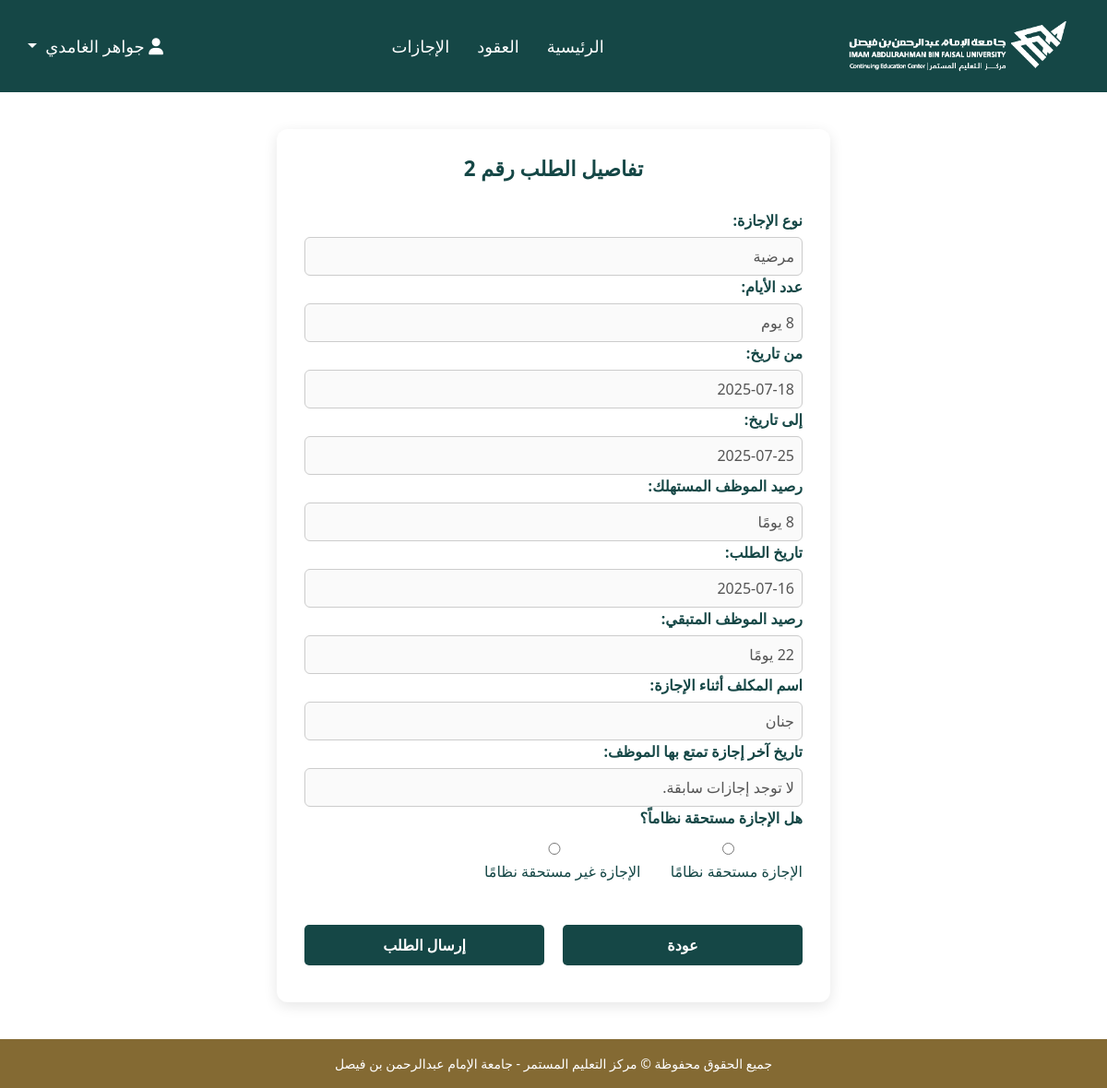
Page /finance-form.php?vac_id=2 (signed in) on the committed database.
### tables this page shows
CREATE TABLE `vacation` (
  `vac_id` int(9) NOT NULL,
  `emp_id` int(9) NOT NULL,
  `type` varchar(20) NOT NULL,
  `days` int(11) NOT NULL,
  `start_date` date NOT NULL,
  `end_date` date NOT NULL,
  `application_date` date NOT NULL,
  `assigned_emp` varchar(30) NOT NULL,
  `fin_approval` char(10) NOT NULL,
  `man_approval` varchar(10) NOT NULL
);

CREATE TABLE `employee` (
  `emp_id` int(9) NOT NULL,
  `name` varchar(30) NOT NULL,
  `password` varchar(30) NOT NULL,
  `role` varchar(25) NOT NULL,
  `signature` longblob NOT NULL,
  `last_vac` date NOT NULL,
  `used_days` int(2) NOT NULL DEFAULT 0,
  `remaining_days` int(2) NOT NULL DEFAULT 30,
  `email` varchar(50) NOT NULL,
  `address` text NOT NULL,
  `phone` varchar(25) NOT NULL
);

### finance-form.php (the view, shortened to what this page needs)
<?php
require_once("db_connect.php");
$vac_id = $_GET['vac_id'] ?? null;
$stmt = $conn->prepare("SELECT v.*, e.used_days, e.remaining_days, v.emp_id FROM vacation v JOIN employee e ON v.emp_id = e.emp_id WHERE v.vac_id = ?");
$stmt->bind_param("i", $vac_id);
$stmt->execute();
$result = $stmt->get_result();
$vac = $result->fetch_assoc();
$emp_id = $vac['emp_id'];
$stmt = $conn->prepare("
    SELECT start_date, end_date, days
    FROM vacation
    WHERE emp_id = ? AND man_approval = 'مقبول' AND vac_id != ?
    ORDER BY end_date DESC
    LIMIT 1
");
$stmt->bind_param("ii", $emp_id, $vac_id);
$stmt->execute();
$last_result = $stmt->get_result();
$last_vac = $last_result->fetch_assoc();
?>
<!DOCTYPE html>
<html lang="ar" dir="rtl">
<head>
  <link rel="stylesheet" href="style.css" />
</head>
<body>
<?php include 'header.php'; ?>
<main class="request-page">
  <h2 class="form-title">تفاصيل الطلب رقم <?= htmlspecialchars($vac['vac_id']) ?></h2>
  <form method="post" class="leave-form">
    <div class="form-group">
      <label>نوع الإجازة:</label>
      <input type="text" value="<?= htmlspecialchars($vac['type']) ?>" disabled>
    </div>
    <div class="form-group">
      <label>عدد الأيام:</label>
      <input type="text" value="<?= htmlspecialchars($vac['days']) ?> يوم" disabled>
    </div>
    <div class="form-group">
      <label>من تاريخ:</label>
      <input type="text" value="<?= htmlspecialchars($vac['start_date']) ?>" disabled>
    </div>
    <div class="form-group">
      <label>إلى تاريخ:</label>
      <input type="text" value="<?= htmlspecialchars($vac['end_date']) ?>" disabled>
      <label>رصيد الموظف المستهلك:</label>
      <input type="text" value="<?= htmlspecialchars($vac['used_days']) ?> يومًا" disabled>
    </div>
    <div class="form-group">
      <label>تاريخ الطلب:</label>
      <input type="text" value="<?= htmlspecialchars($vac['application_date']) ?>" disabled>
      <label>رصيد الموظف المتبقي:</label>
      <input type="text" value="<?= htmlspecialchars($vac['remaining_days']) ?> يومًا" disabled>
    </div>
    <div class="form-group">
      <label>اسم المكلف أثناء الإجازة:</label>
      <input type="text" value="<?= htmlspecialchars($vac['assigned_emp']) ?>" disabled>
      <label>تاريخ آخر إجازة تمتع بها الموظف:</label>
      <input type="text" value="<?php
        if ($last_vac) {
          echo "بتاريخ {$last_vac['start_date']} إلى {$last_vac['end_date']} ومدتها {$last_vac['days']} يومًا";
        } else {
          echo "لا توجد إجازات سابقة.";
        }
      ?>" disabled>
    </div>
    <div class="form-group">
      <label>هل الإجازة مستحقة نظاماً؟</label>
      <div class="radio-group">
        <label><input type="radio" name="approval" value="مقبول"> الإجازة مستحقة نظامًا</label>
        <label><input type="radio" name="approval" value="مرفوض"> الإجازة غير مستحقة نظامًا</label>
      </div>
    </div>
    <div class="form-buttons">
      <button type="button" class="buttons" onclick="location.href='empVacDet1.php?vac_id=<?= $vac['vac_id'] ?>'">عودة</button>
      <button type="submit" class="buttons">إرسال الطلب</button>
    </div>
  </form>
</main>
<?php include 'footer.php'; ?>
</body>
</html>

### style.css (style rules this page uses)
body { background-color: #f0f2f5; font-family: 'Tajawal', sans-serif; line-height: 1.6; }
a.buttons, button.buttons, .buttons { width: 50%; padding: 10px 20px; background-color: #154746; color: white; border: none; cursor: pointer; font-weight: bold; transition: background-color 0.3s ease; border-radius: 5px; margin-top: 20px; text-decoration: none !important; text-align: center; margin-bottom: 10px; }
.form-buttons { display: flex; justify-content: center; gap: 20px; margin-top: 20px; }
.detail-box, .form-box, .request-page { background-color: white; padding: 30px; margin: 40px auto; border-radius: 12px; box-shadow: 0 4px 15px rgba(0, 0, 0, 0.1); max-width: 600px; width: 100%; }
.form-title { text-align: center; margin-bottom: 30px; font-weight: bold; font-size: 1.4rem; color: #154746; }
.form-label, .form-group label { font-weight: 600; color: #154746; display: block; margin-bottom: 6px; }
.form-control, .form-group input { width: 100%; padding: 8px; font-size: 16px; border: 1px solid #ccc; border-radius: 6px; box-sizing: border-box; }
.radio-group { display: flex; gap: 15px; margin-top: 10px; }
.radio-group label { font-weight: normal; }

### rows in the picture
vacation: vac_id "2", type "مرضية", days "8 يوم", start_date "2025-07-18", end_date "2025-07-25", emp.used_days "8 يومًا", application_date "2025-07-16", emp.remaining_days "22 يومًا", assigned_emp "جنان"

### other values in the picture
$_SESSION['name'] "جواهر الغامدي"
